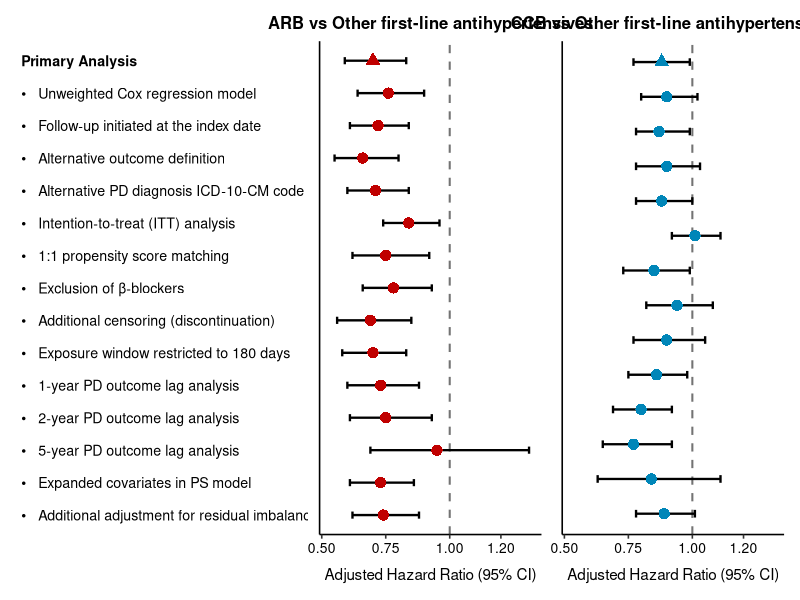
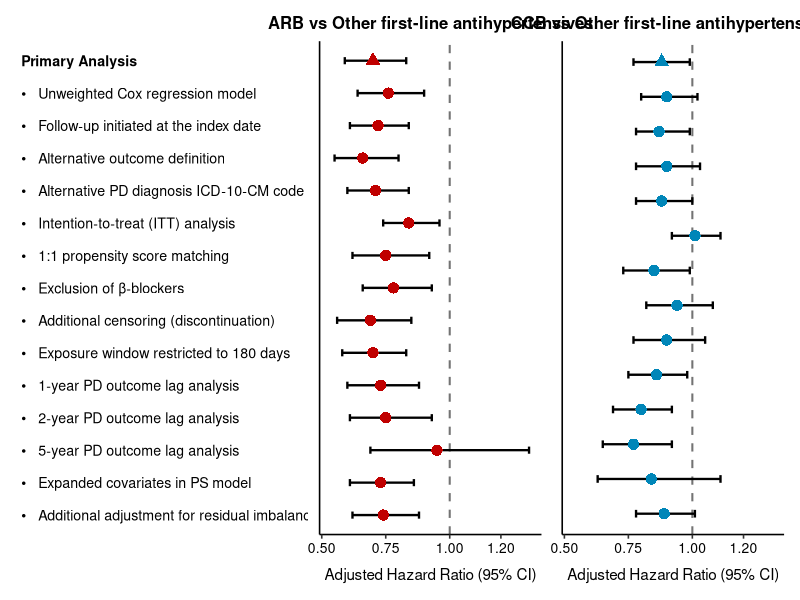

The R source for these figures, in order:
library(tidyverse)
library(patchwork)

# =========================
# 1. Data
# =========================

df <- tribble(
  ~analysis, ~group, ~HR, ~LCL, ~UCL, ~type,
  "Primary analysis", "ARB", 0.70, 0.59, 0.83, "Primary",
  "SA1. Unweighted Cox regression model", "ARB", 0.76, 0.64, 0.90, "Secondary",
  "SA2. Follow-up initiated at the index date", "ARB", 0.72, 0.61, 0.84, "Secondary",
  "SA3. Alternative outcome definition", "ARB", 0.66, 0.55, 0.80, "Secondary",
  "SA4. Alternative PD diagnosis ICD-10-CM code", "ARB", 0.71, 0.60, 0.84, "Secondary",
  "SA5. Intention-to-treat (ITT) analysis", "ARB", 0.84, 0.74, 0.96, "Secondary",
  "SA6. 1:1 Propensity score matching", "ARB", 0.75, 0.62, 0.92, "Secondary",
  "SA7. Exclusion of β-blockers", "ARB", 0.78, 0.66, 0.93, "Secondary",
  "SA8. Additional censoring (discontinuation)", "ARB", 0.69, 0.56, 0.85, "Secondary",
  "SA9. Exposure window restricted to 180 days", "ARB", 0.70, 0.58, 0.83, "Secondary",
  "SA10. 1-year PD outcome lag analysis", "ARB", 0.73, 0.60, 0.88, "Secondary",
  "SA11. 2-year PD outcome lag analysis", "ARB", 0.75, 0.61, 0.93, "Secondary",
  "SA12. 5-year PD outcome lag analysis", "ARB", 0.95, 0.69, 1.31, "Secondary",
  "SA13. Expanded covariates in PS model", "ARB", 0.73, 0.61, 0.86, "Secondary",
  "SA14. ARB + additional covariate adjustment", "ARB", 0.74, 0.62, 0.88, "Secondary",
  
  "Primary analysis", "CCB", 0.88, 0.77, 0.99, "Primary",
  "SA1. Unweighted Cox regression model", "CCB", 0.90, 0.80, 1.02, "Secondary",
  "SA2. Follow-up initiated at the index date", "CCB", 0.87, 0.78, 0.99, "Secondary",
  "SA3. Alternative outcome definition", "CCB", 0.90, 0.78, 1.03, "Secondary",
  "SA4. Alternative PD diagnosis ICD-10-CM code", "CCB", 0.88, 0.78, 1.00, "Secondary",
  "SA5. Intention-to-treat (ITT) analysis", "CCB", 1.01, 0.92, 1.11, "Secondary",
  "SA6. 1:1 Propensity score matching", "CCB", 0.85, 0.73, 0.99, "Secondary",
  "SA7. Exclusion of β-blockers", "CCB", 0.94, 0.82, 1.08, "Secondary",
  "SA8. Additional censoring (discontinuation)", "CCB", 0.90, 0.77, 1.05, "Secondary",
  "SA9. Exposure window restricted to 180 days", "CCB", 0.86, 0.75, 0.98, "Secondary",
  "SA10. 1-year PD outcome lag analysis", "CCB", 0.80, 0.69, 0.92, "Secondary",
  "SA11. 2-year PD outcome lag analysis", "CCB", 0.77, 0.65, 0.92, "Secondary",
  "SA12. 5-year PD outcome lag analysis", "CCB", 0.84, 0.63, 1.11, "Secondary",
  "SA13. Expanded covariates in PS model", "CCB", 0.89, 0.78, 1.01, "Secondary"
)

# =========================
# 2. Order
# =========================

order_levels <- c(
  "Primary analysis",
  "SA1. Unweighted Cox regression model",
  "SA2. Follow-up initiated at the index date",
  "SA3. Alternative outcome definition",
  "SA4. Alternative PD diagnosis ICD-10-CM code",
  "SA5. Intention-to-treat (ITT) analysis",
  "SA6. 1:1 Propensity score matching",
  "SA7. Exclusion of β-blockers",
  "SA8. Additional censoring (discontinuation)",
  "SA9. Exposure window restricted to 180 days",
  "SA10. 1-year PD outcome lag analysis",
  "SA11. 2-year PD outcome lag analysis",
  "SA12. 5-year PD outcome lag analysis",
  "SA13. Expanded covariates in PS model",
  "SA14. ARB + additional covariate adjustment"
)

df <- df %>%
  mutate(
    analysis = factor(analysis,
                      levels = rev(order_levels)),
    type = factor(type,
                  levels = c("Primary", "Secondary"))
  )

# =========================
# 3. Common x-axis settings
# =========================

x_limits <- c(0.50, 1.35)
x_breaks <- c(0.50, 0.75, 1.00, 1.20)


# =========================
# 4. ARB forest plot
# =========================

p_arb <- df %>%
  filter(group == "ARB") %>%
  ggplot(aes(x = HR, y = analysis)) +
  
  geom_vline(
    xintercept = 1,
    linetype = "dashed",
    linewidth = 0.7,
    color = "gray45"
  ) +
  
  geom_errorbarh(
    aes(xmin = LCL, xmax = UCL),
    height = 0.22,
    linewidth = 0.8
  ) +
  
  geom_point(
    aes(shape = type),
    size = 3.5,
    color = "#C00000"
  ) +
  
  scale_shape_manual(
    values = c(
      Primary = 17,
      Secondary = 16
    )
  ) +
  
  scale_x_continuous(
    limits = x_limits,
    breaks = x_breaks,
    labels = c("0.50", "0.75", "1.00", "1.20"),
    expand = expansion(mult = c(0.01, 0.01))
  ) +
  
  labs(
    title = "ARB vs Other first-line antihypertensives",
    x = "Adjusted Hazard Ratio (95% CI)",
    y = NULL
  ) +
  
  theme_classic(base_size = 12) +
  
  theme(
    legend.position = "none",
    axis.text.y = element_blank(),
    axis.ticks.y = element_blank(),
    
    plot.title = element_text(
      face = "bold",
      size = 12,
      hjust = 0.5
    ),
    
    axis.text.x = element_text(
      size = 10,
      color = "black"
    ),
    
    axis.title.x = element_text(
      size = 11,
      margin = margin(t = 8)
    )
  )

# =========================
# 5. CCB forest plot
# =========================

p_ccb <- df %>%
  filter(group == "CCB") %>%
  ggplot(aes(x = HR, y = analysis)) +
  
  geom_vline(
    xintercept = 1,
    linetype = "dashed",
    linewidth = 0.7,
    color = "gray45"
  ) +
  
  geom_errorbarh(
    aes(xmin = LCL, xmax = UCL),
    height = 0.22,
    linewidth = 0.8
  ) +
  
  geom_point(
    aes(shape = type),
    size = 3.5,
    color = "#0086B8"
  ) +
  
  scale_shape_manual(
    values = c(
      Primary = 17,
      Secondary = 16
    )
  ) +
  
  scale_x_continuous(
    limits = x_limits,
    breaks = x_breaks,
    labels = c("0.50", "0.75", "1.00", "1.20"),
    expand = expansion(mult = c(0.01, 0.01))
  ) +
  
  labs(
    title = "CCB vs Other first-line antihypertensives",
    x = "Adjusted Hazard Ratio (95% CI)",
    y = NULL
  ) +
  
  theme_classic(base_size = 12) +
  
  theme(
    legend.position = "none",
    axis.text.y = element_blank(),
    axis.ticks.y = element_blank(),
    
    plot.title = element_text(
      face = "bold",
      size = 12,
      hjust = 0.5
    ),
    
    axis.text.x = element_text(
      size = 10,
      color = "black"
    ),
    
    axis.title.x = element_text(
      size = 11,
      margin = margin(t = 8)
    )
  )

# =========================
# 6. Left text panel
# =========================

label_df <- tibble(
  analysis = factor(
    rev(order_levels),
    levels = rev(order_levels)
  )
)

p_labels <- ggplot(label_df, aes(y = analysis)) +
  
  geom_text(
    data = label_df %>%
      filter(as.character(analysis) == "Primary analysis"),
    aes(x = 0, label = "Primary Analysis"),
    hjust = 0,
    fontface = "bold",
    size = 4
  ) +
  
  geom_text(
    data = label_df %>%
      filter(as.character(analysis) != "Primary analysis"),
    aes(
      x = 0,
      label = paste0(
        "•   ",
        str_remove(
          as.character(analysis),
          "^SA[0-9]+\\. "
        )
      )
    ),
    hjust = 0,
    size = 3.6
  ) +
  
  xlim(0, 1) +
  
  theme_void()

display_labels <- c(
  "Primary analysis" = "Primary Analysis",
  "SA1. Unweighted Cox regression model" =
    "•   Unweighted Cox regression model",
  "SA2. Follow-up initiated at the index date" =
    "•   Follow-up initiated at the index date",
  "SA3. Alternative outcome definition" =
    "•   Alternative outcome definition",
  "SA4. Alternative PD diagnosis ICD-10-CM code" =
    "•   Alternative PD diagnosis ICD-10-CM code",
  "SA5. Intention-to-treat (ITT) analysis" =
    "•   Intention-to-treat (ITT) analysis",
  "SA6. 1:1 Propensity score matching" =
    "•   1:1 propensity score matching",
  "SA7. Exclusion of β-blockers" =
    "•   Exclusion of β-blockers",
  "SA8. Additional censoring (discontinuation)" =
    "•   Additional censoring (discontinuation)",
  "SA9. Exposure window restricted to 180 days" =
    "•   Exposure window restricted to 180 days",
  "SA10. 1-year PD outcome lag analysis" =
    "•   1-year PD outcome lag analysis",
  "SA11. 2-year PD outcome lag analysis" =
    "•   2-year PD outcome lag analysis",
  "SA12. 5-year PD outcome lag analysis" =
    "•   5-year PD outcome lag analysis",
  "SA13. Expanded covariates in PS model" =
    "•   Expanded covariates in PS model",
  "SA14. ARB + additional covariate adjustment" =
    "•   Additional adjustment for residual imbalance"
)

label_df <- tibble(
  analysis = factor(
    order_levels,
    levels = rev(order_levels)
  ),
  label = display_labels[order_levels]
)

p_labels <- ggplot(label_df, aes(y = analysis)) +
  
  geom_text(
    aes(x = 0, label = label),
    hjust = 0,
    size = 3.6,
    fontface = ifelse(
      label_df$analysis == "Primary analysis",
      "bold",
      "plain"
    )
  ) +
  
  xlim(0, 1) +
  theme_void()

p_final <-
  p_labels +
  p_arb +
  p_ccb +
  plot_layout(
    widths = c(1.35, 1, 1)
  )

p_final

ggsave(
  "$HOME/TTE/HTN_final/MDCR_results/target_trial_sensitivity_forest_plot_updated_1.pdf",
  p_final,
  width = 12,
  height = 4,
)
